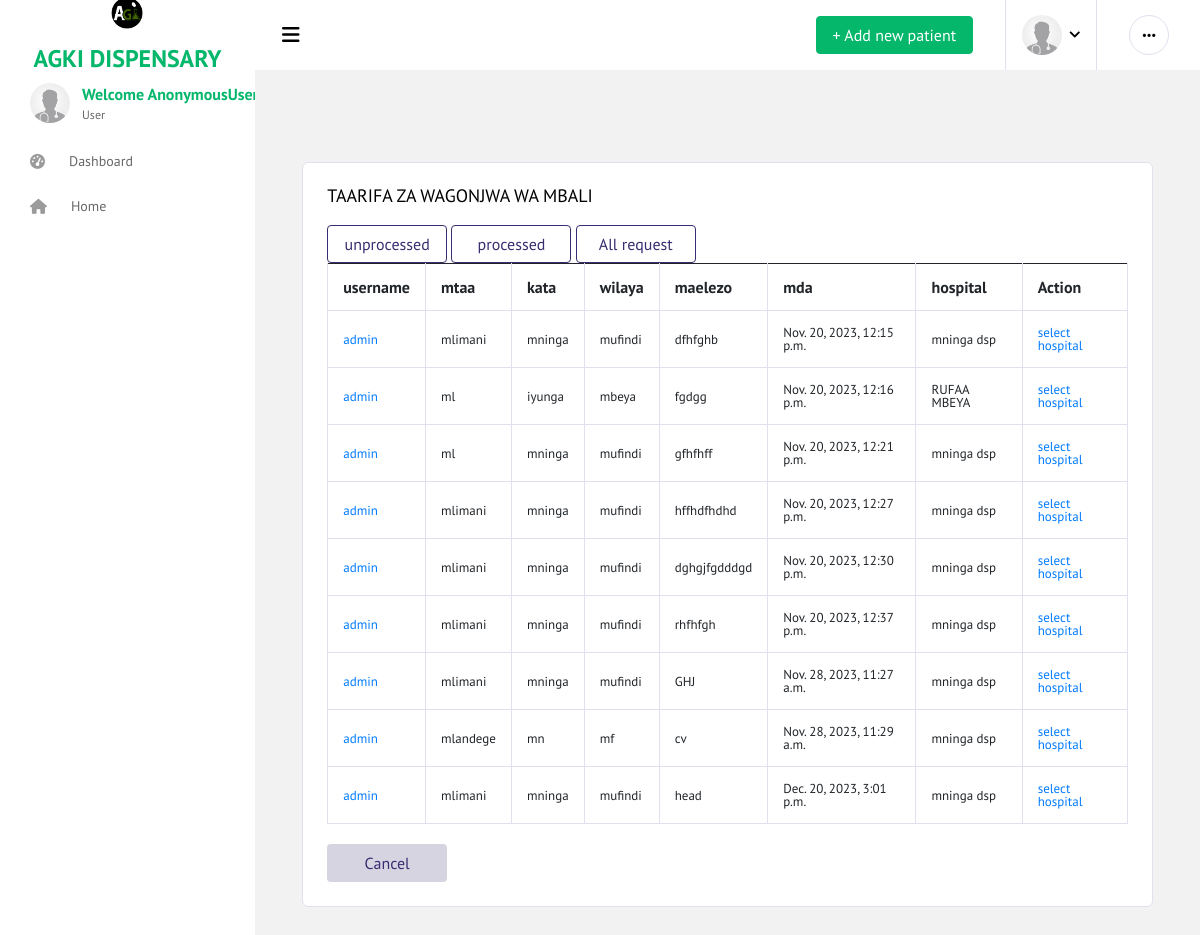
Screenshot of /sickinfolistprocesed/ with the database file from the repository.
### app/models.py (models this page shows, shortened)
class SickInfoModel(models.Model):
    user = models.ForeignKey(CustomUser,on_delete=models.CASCADE)
    mtaa = models.CharField(max_length=15)
    kata = models.CharField(max_length=30)
    wilaya = models.CharField(max_length=30)
    maelezo = models.TextField(max_length=1000)
    mda = models.DateTimeField(auto_now_add=True)
    service = models.CharField(max_length=20,null=True,blank=True)
    hospital = models.ForeignKey(HospitalRegistrationModel, on_delete=models.CASCADE,null=True,blank=True)
    hospital_assigned = models.BooleanField(default=False)

class CustomUser(AbstractUser):
    phone = models.CharField(max_length=15, null=True,blank=True)
    location = models.CharField(max_length=30, null=True, blank=True)
    department = models.ForeignKey(Department, on_delete=models.CASCADE, null=True,blank=True)
    reg_no = models.CharField(max_length=10, unique=True)
    age = models.IntegerField(null=True)
    position = models.CharField(max_length=40, null=True,blank=True)
    image = models.ImageField(upload_to ='media/',blank=True,null=True)
    is_doctor = models.BooleanField(default=False)
    is_laboratorist = models.BooleanField(default=False)
    is_receptionist = models.BooleanField(default=False)
    is_pharmacist = models.BooleanField(default=False)
    is_patient = models.BooleanField(default=True)

class HospitalRegistrationModel(models.Model):
    name = models.CharField(max_length=20)
    level = models.CharField(max_length=20)
    location = models.CharField(max_length=20,null=True,blank=True)
    region = models.CharField(max_length=20,null=True,blank=True)
    district = models.CharField(max_length=20,null=True,blank=True)
    ward = models.CharField(max_length=20,null=True,blank=True)
    street = models.CharField(max_length=20,null=True,blank=True)
    service = models.CharField(max_length=20,null=True,blank=True)
    registerd_time = models.DateTimeField(auto_now_add=True,null=True,blank=True)
    def __str__(self):
        return self.name

### app/views.py (the view)
# urls.py: path('sickinfolistprocesed/', views.sickinfolistprocesed,name='sickinfolistprocesed'),
def sickinfolistprocesed(request):
    x = SickInfoModel.objects.exclude(hospital__isnull=True)
    context = {
        'x':x
    }
    return render(request,'app/sickinfolistprocesed.html',context)

### app/templates/app/sickinfolistprocesed.html
{% extends 'app/base2.html' %}
{%block content%}
<br>
<div class="container mt-5">
<div class="col-12 grid-margin stretch-card">
    <div class="card">
      <div class="card-body">
        <h4 class="card-title">TAARIFA ZA WAGONJWA WA MBALI</h4>
        <a href="{% url 'sickinfolistunprocesed' %}"><button class='btn btn-outline-primary btn-fw'>unprocessed</button></a>
        <a href="{% url 'sickinfolistprocesed' %}"><button class='btn btn-outline-primary btn-fw'>processed</button></a>
        <a href="{% url 'sickinfolist' %}"><button class='btn btn-outline-primary btn-fw'>All request</button></a>
        <div class="table-responsive">
            {% if x %}
            <table class="table table-bordered">
                <thead>
                    <tr>
                        <th>username</th>
                        <th>mtaa</th>
                        <th>kata</th>
                        <th>wilaya </th>
                        <th>maelezo</th>
                        <th>mda</th>
                        <th>hospital</th>
                        <th>Action</th>
                    </tr>
                </thead>
                <tbody>
                    {% for i in x %}
                    <tr>
                        <td><a href="{% url 'detailedUser' i.id %}">{{i.user.username}}</a></td>
                        <td>{{i.mtaa}}</td>
                        <td>{{i.kata}}</td>
                        <td>{{i.wilaya}}</td>
                        <td>{{i.maelezo}}</td>
                        <td>{{i.mda}}</td>
                        <td>{{i.hospital}}</td>
                        <td><a href="{% url 'sickinfoEdit' i.pk %}">  select hospital</a></td>
                    </tr>
                    {% endfor %}
                </tbody>
            </table>
            {% else %}
            <br>
            <div class="alert alert-fill-primary" role="alert">
                <i class="fa fa-exclamation-triangle"></i>
                There! No info yet
              </div>
            {% endif %}
        </div>
        <br>
        <a href="{% url 'home' %}"><button class="btn btn-inverse-primary btn-fw">Cancel</button></a>
    </div>
    </div>
</div>
</div>
{%endblock%}

### rows the page displays
SickInfoModel: user.username "admin", mtaa "mlimani", kata "mninga", wilaya "mufindi", maelezo "dfhfghb", mda "Nov. 20, 2023, 12:15 p.m.", hospital "mninga dsp"
SickInfoModel: user.username "admin", mtaa "ml", kata "iyunga", wilaya "mbeya", maelezo "fgdgg", mda "Nov. 20, 2023, 12:16 p.m.", hospital "RUFAA MBEYA"
SickInfoModel: user.username "admin", mtaa "ml", kata "mninga", wilaya "mufindi", maelezo "gfhfhff", mda "Nov. 20, 2023, 12:21 p.m.", hospital "mninga dsp"
SickInfoModel: user.username "admin", mtaa "mlimani", kata "mninga", wilaya "mufindi", maelezo "hffhdfhdhd", mda "Nov. 20, 2023, 12:27 p.m.", hospital "mninga dsp"
SickInfoModel: user.username "admin", mtaa "mlimani", kata "mninga", wilaya "mufindi", maelezo "dghgjfgdddgd", mda "Nov. 20, 2023, 12:30 p.m.", hospital "mninga dsp"
SickInfoModel: user.username "admin", mtaa "mlimani", kata "mninga", wilaya "mufindi", maelezo "rhfhfgh", mda "Nov. 20, 2023, 12:37 p.m.", hospital "mninga dsp"
SickInfoModel: user.username "admin", mtaa "mlimani", kata "mninga", wilaya "mufindi", maelezo "GHJ", mda "Nov. 28, 2023, 11:27 a.m.", hospital "mninga dsp"
SickInfoModel: user.username "admin", mtaa "mlandege", kata "mn", wilaya "mf", maelezo "cv", mda "Nov. 28, 2023, 11:29 a.m.", hospital "mninga dsp"
SickInfoModel: user.username "admin", mtaa "mlimani", kata "mninga", wilaya "mufindi", maelezo "head", mda "Dec. 20, 2023, 3:01 p.m.", hospital "mninga dsp"
